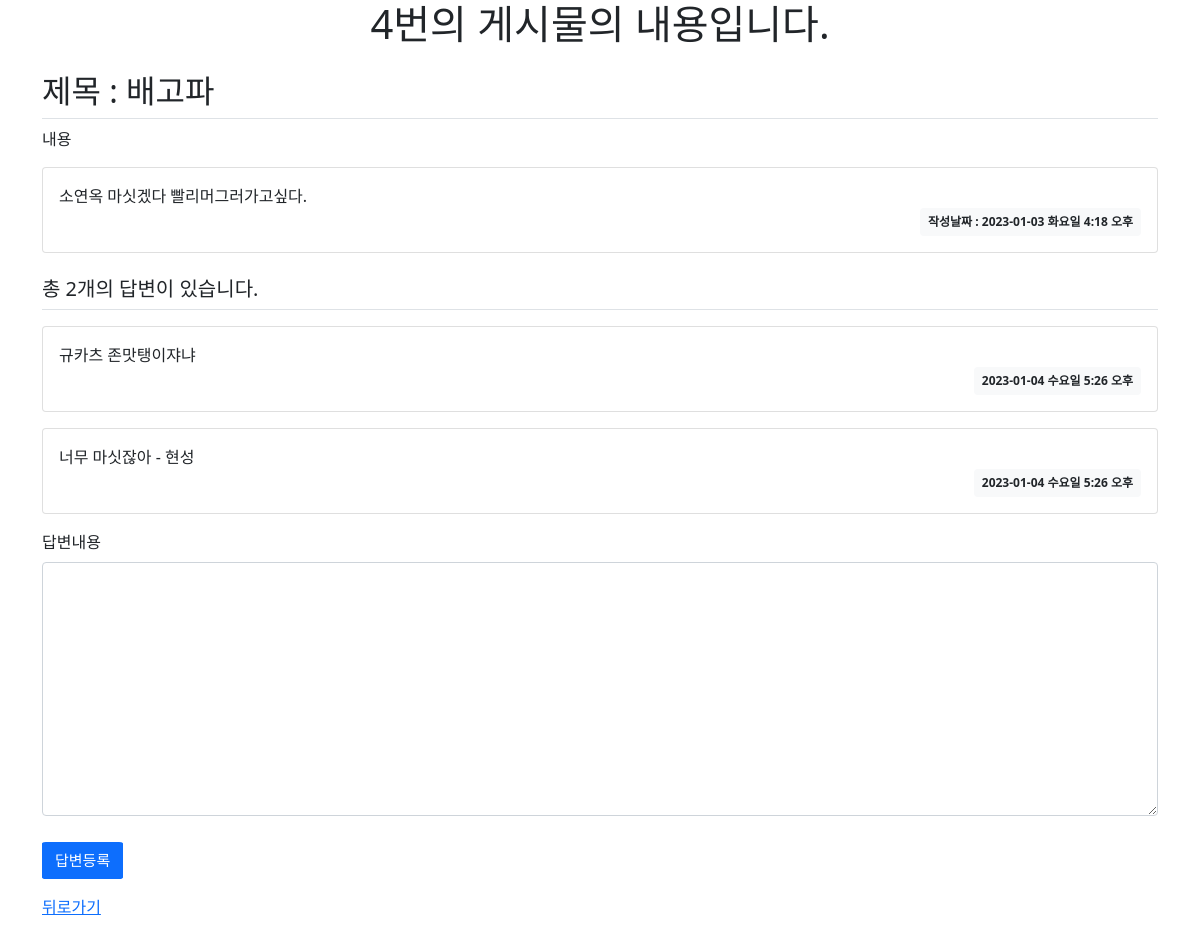
Page /bookmark/answer/4 on the committed database.
### bookmark/models.py (models this page shows, shortened)
class Answer(models.Model):
    title = models.CharField(max_length=100, blank=True, null=True)
    content = models.TextField()
    create_date = models.DateTimeField()

class Reply(models.Model):
    Answer = models.ForeignKey(Answer, on_delete=models.CASCADE)
    content = models.TextField()
    create_date = models.DateTimeField()

### bookmark/views.py (the view)
# urls.py: path('answer/<int:pk>', AnswerDV.as_view(), name='detail'),
class AnswerDV(DetailView) :
    model = Answer

### bookmark/templates/bookmark/answer_detail.html (shortened to what this page needs)
    {% extends 'base.html' %}
    {% block content %}
        <h1 style="text-align: center;">{{answer.id}}번의 게시물의 내용입니다.</h1>
        <div id="container">
            <div class="container my-3">
                <h2 class="border-bottom py-2"> 제목 : {{ answer.title }}</h2>
                내용
                <div class="card my-3">
                    <div class="card-body">
                        <div class="card-text" style="white-space: pre-line;"> {{ answer.content }}</div>
                        <div class="d-flex justify-content-end">
                            <div class="badge bg-light text-dark p-2">
                                작성날짜 : {{ answer.create_date |date:"Y-m-d D P"}}
                            </div>
                        </div>
                    </div>
                </div>
                <h5 class="border-bottom my-3 py-2">총 {{answer.reply_set.count}}개의 답변이 있습니다.</h5>
                {% for reply in answer.reply_set.all %}
                <div class="card my-3">
                    <div class="card-body">
                        <div class="card-text" style="white-space: pre-line;">{{ reply.content }}</div>
                        <div class="d-flex justify-content-end">
                            <div class="badge bg-light text-dark p-2">
                                {{ reply.create_date|date:"Y-m-d D P"}}
                            </div>
                        </div>
                    </div>
                </div>
                {% endfor %}
                <form action="{% url 'reply_create' answer.id %}" method="post" class="my-3">
                    <div class="mb-3">
                        <label for="content" class="form-label">답변내용</label>
                        <textarea name="content" id="content" class="form-control" rows="10"></textarea>
                    </div>
                    <input type="submit" value="답변등록" class="btn btn-primary">
                </form>
        <div><a href="{% url 'index' %}">뒤로가기</a></div>
        </div>
        {% endblock %}

### static/style.css (style rules this page uses)
textarea { width:100%; }
input[type=submit] { margin-top:10px; font-size : 15px; border-radius : 5%; }

### rows in the picture
Answer: title "배고파", content "소연옥 마싯겠다 빨리머그러가고싶다.", create_date "2023-01-03 화요일 4:18 오후", reply_set.count "2"
Reply: content "규카츠 존맛탱이쟈냐", create_date "2023-01-04 수요일 5:26 오후"
Reply: content "너무 마싯잖아 - 현성", create_date "2023-01-04 수요일 5:26 오후"
